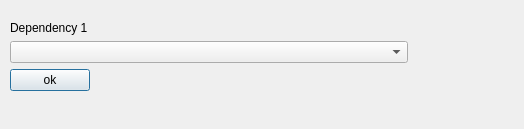
<?xml version="1.0" encoding="UTF-8"?>
<ui version="4.0">
 <class>InitalDialog</class>
 <widget class="QDialog" name="InitalDialog">
  <property name="geometry">
   <rect>
    <x>0</x>
    <y>0</y>
    <width>524</width>
    <height>129</height>
   </rect>
  </property>
  <property name="windowTitle">
   <string>Dependency</string>
  </property>
  <widget class="QWidget" name="layoutWidget">
   <property name="geometry">
    <rect>
     <x>10</x>
     <y>21</y>
     <width>502</width>
     <height>85</height>
    </rect>
   </property>
   <layout class="QFormLayout" name="formLayout">
    <item row="0" column="0">
     <widget class="QLabel" name="label">
      <property name="text">
       <string>Dependency 1</string>
      </property>
     </widget>
    </item>
    <item row="1" column="0">
     <widget class="QComboBox" name="comboBox1">
      <item>
       <property name="text">
        <string/>
       </property>
      </item>
      <item>
       <property name="text">
        <string>In welchen Firmen hattest du dein Projekt (Branche/OEM/Tier1,2,3)?</string>
       </property>
      </item>
      <item>
       <property name="text">
        <string>Wer ist der Kunde?</string>
       </property>
      </item>
     </widget>
    </item>
    <item row="2" column="0">
     <widget class="QPushButton" name="pushButton">
      <property name="text">
       <string>ok</string>
      </property>
     </widget>
    </item>
   </layout>
  </widget>
 </widget>
 <resources/>
 <connections/>
</ui>
